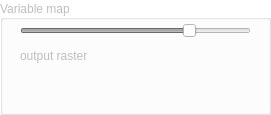
   <widget class="QGroupBox" name="groupBoxVariableMap">
    <property name="enabled">
     <bool>false</bool>
    </property>
    <property name="geometry">
     <rect>
      <x>0</x>
      <y>430</y>
      <width>271</width>
      <height>115</height>
     </rect>
    </property>
    <property name="palette">
     <palette>
      <active>
       <colorrole role="Button">
        <brush brushstyle="SolidPattern">
         <color alpha="255">
          <red>255</red>
          <green>255</green>
          <blue>255</blue>
         </color>
        </brush>
       </colorrole>
       <colorrole role="Midlight">
        <brush brushstyle="SolidPattern">
         <color alpha="255">
          <red>255</red>
          <green>255</green>
          <blue>255</blue>
         </color>
        </brush>
       </colorrole>
       <colorrole role="Dark">
        <brush brushstyle="SolidPattern">
         <color alpha="255">
          <red>127</red>
          <green>127</green>
          <blue>127</blue>
         </color>
        </brush>
       </colorrole>
       <colorrole role="Mid">
        <brush brushstyle="SolidPattern">
         <color alpha="255">
          <red>170</red>
          <green>170</green>
          <blue>170</blue>
         </color>
        </brush>
       </colorrole>
       <colorrole role="Window">
        <brush brushstyle="SolidPattern">
         <color alpha="255">
          <red>255</red>
          <green>255</green>
          <blue>255</blue>
         </color>
        </brush>
       </colorrole>
       <colorrole role="Shadow">
        <brush brushstyle="SolidPattern">
         <color alpha="255">
          <red>0</red>
          <green>0</green>
          <blue>0</blue>
         </color>
        </brush>
       </colorrole>
       <colorrole role="AlternateBase">
        <brush brushstyle="SolidPattern">
         <color alpha="255">
          <red>255</red>
          <green>255</green>
          <blue>255</blue>
         </color>
        </brush>
       </colorrole>
       <colorrole role="PlaceholderText">
        <brush brushstyle="NoBrush">
         <color alpha="128">
          <red>0</red>
          <green>0</green>
          <blue>0</blue>
         </color>
        </brush>
       </colorrole>
      </active>
      <inactive>
       <colorrole role="Button">
        <brush brushstyle="SolidPattern">
         <color alpha="255">
          <red>255</red>
          <green>255</green>
          <blue>255</blue>
         </color>
        </brush>
       </colorrole>
       <colorrole role="Midlight">
        <brush brushstyle="SolidPattern">
         <color alpha="255">
          <red>255</red>
          <green>255</green>
          <blue>255</blue>
         </color>
        </brush>
       </colorrole>
       <colorrole role="Dark">
        <brush brushstyle="SolidPattern">
         <color alpha="255">
          <red>127</red>
          <green>127</green>
          <blue>127</blue>
         </color>
        </brush>
       </colorrole>
       <colorrole role="Mid">
        <brush brushstyle="SolidPattern">
         <color alpha="255">
          <red>170</red>
          <green>170</green>
          <blue>170</blue>
         </color>
        </brush>
       </colorrole>
       <colorrole role="Window">
        <brush brushstyle="SolidPattern">
         <color alpha="255">
          <red>255</red>
          <green>255</green>
          <blue>255</blue>
         </color>
        </brush>
       </colorrole>
       <colorrole role="Shadow">
        <brush brushstyle="SolidPattern">
         <color alpha="255">
          <red>0</red>
          <green>0</green>
          <blue>0</blue>
         </color>
        </brush>
       </colorrole>
       <colorrole role="AlternateBase">
        <brush brushstyle="SolidPattern">
         <color alpha="255">
          <red>255</red>
          <green>255</green>
          <blue>255</blue>
         </color>
        </brush>
       </colorrole>
       <colorrole role="PlaceholderText">
        <brush brushstyle="NoBrush">
         <color alpha="128">
          <red>0</red>
          <green>0</green>
          <blue>0</blue>
         </color>
        </brush>
       </colorrole>
      </inactive>
      <disabled>
       <colorrole role="Button">
        <brush brushstyle="SolidPattern">
         <color alpha="255">
          <red>255</red>
          <green>255</green>
          <blue>255</blue>
         </color>
        </brush>
       </colorrole>
       <colorrole role="Midlight">
        <brush brushstyle="SolidPattern">
         <color alpha="255">
          <red>255</red>
          <green>255</green>
          <blue>255</blue>
         </color>
        </brush>
       </colorrole>
       <colorrole role="Dark">
        <brush brushstyle="SolidPattern">
         <color alpha="255">
          <red>127</red>
          <green>127</green>
          <blue>127</blue>
         </color>
        </brush>
       </colorrole>
       <colorrole role="Mid">
        <brush brushstyle="SolidPattern">
         <color alpha="255">
          <red>170</red>
          <green>170</green>
          <blue>170</blue>
         </color>
        </brush>
       </colorrole>
       <colorrole role="Window">
        <brush brushstyle="SolidPattern">
         <color alpha="255">
          <red>255</red>
          <green>255</green>
          <blue>255</blue>
         </color>
        </brush>
       </colorrole>
       <colorrole role="Shadow">
        <brush brushstyle="SolidPattern">
         <color alpha="255">
          <red>0</red>
          <green>0</green>
          <blue>0</blue>
         </color>
        </brush>
       </colorrole>
       <colorrole role="AlternateBase">
        <brush brushstyle="SolidPattern">
         <color alpha="255">
          <red>255</red>
          <green>255</green>
          <blue>255</blue>
         </color>
        </brush>
       </colorrole>
       <colorrole role="PlaceholderText">
        <brush brushstyle="NoBrush">
         <color alpha="128">
          <red>0</red>
          <green>0</green>
          <blue>0</blue>
         </color>
        </brush>
       </colorrole>
      </disabled>
     </palette>
    </property>
    <property name="font">
     <font>
      <pointsize>9</pointsize>
      <bold>false</bold>
     </font>
    </property>
    <property name="autoFillBackground">
     <bool>true</bool>
    </property>
    <property name="title">
     <string notr="true">Variable map</string>
    </property>
    <property name="alignment">
     <set>Qt::AlignLeading|Qt::AlignLeft|Qt::AlignVCenter</set>
    </property>
    <widget class="QSlider" name="opacitySliderRasterOutput">
     <property name="enabled">
      <bool>false</bool>
     </property>
     <property name="geometry">
      <rect>
       <x>20</x>
       <y>20</y>
       <width>231</width>
       <height>22</height>
      </rect>
     </property>
     <property name="toolTip">
      <string>Raster opacity</string>
     </property>
     <property name="toolTipDuration">
      <number>-1</number>
     </property>
     <property name="statusTip">
      <string notr="true"/>
     </property>
     <property name="whatsThis">
      <string notr="true"/>
     </property>
     <property name="accessibleName">
      <string/>
     </property>
     <property name="accessibleDescription">
      <string/>
     </property>
     <property name="maximum">
      <number>100</number>
     </property>
     <property name="value">
      <number>75</number>
     </property>
     <property name="orientation">
      <enum>Qt::Horizontal</enum>
     </property>
    </widget>
    <widget class="QWidget" name="colorScaleOutputRaster" native="true">
     <property name="geometry">
      <rect>
       <x>1</x>
       <y>70</y>
       <width>266</width>
       <height>42</height>
      </rect>
     </property>
     <property name="font">
      <font>
       <pointsize>8</pointsize>
       <bold>false</bold>
      </font>
     </property>
     <property name="toolTip">
      <string>Raster colors</string>
     </property>
    </widget>
    <widget class="QLabel" name="labelOutputRaster">
     <property name="geometry">
      <rect>
       <x>20</x>
       <y>45</y>
       <width>248</width>
       <height>21</height>
      </rect>
     </property>
     <property name="palette">
      <palette>
       <active/>
       <inactive/>
       <disabled/>
      </palette>
     </property>
     <property name="font">
      <font>
       <pointsize>9</pointsize>
       <bold>false</bold>
      </font>
     </property>
     <property name="text">
      <string>output raster</string>
     </property>
    </widget>
   </widget>
